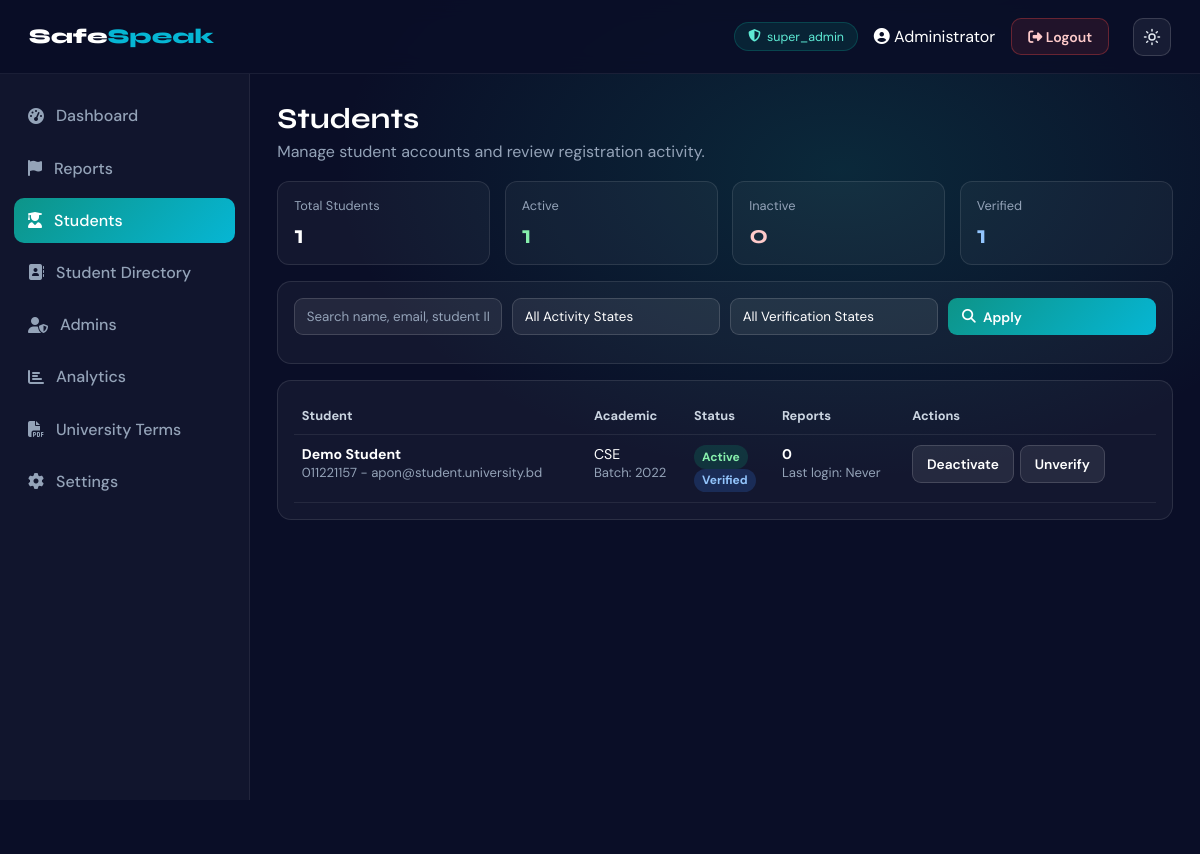
The app's page /frontend/admin/students.php (signed in) with its own data.
### tables this page shows
CREATE TABLE IF NOT EXISTS students (
    id INT AUTO_INCREMENT PRIMARY KEY,
    student_id VARCHAR(50) NOT NULL UNIQUE,
    full_name VARCHAR(255) NOT NULL,
    email VARCHAR(255) NOT NULL UNIQUE,
    password VARCHAR(255) NOT NULL,
    department VARCHAR(255) DEFAULT NULL,
    batch VARCHAR(50) DEFAULT NULL,
    institution VARCHAR(255) DEFAULT 'University',
    phone VARCHAR(20) DEFAULT NULL,
    is_active TINYINT(1) DEFAULT 1,
    is_verified TINYINT(1) DEFAULT 0,
    last_login DATETIME NULL,
    created_at TIMESTAMP DEFAULT CURRENT_TIMESTAMP,
    updated_at TIMESTAMP DEFAULT CURRENT_TIMESTAMP ON UPDATE CURRENT_TIMESTAMP
);

### frontend/admin/students.php (the view, shortened to what this page needs)
<?php
require_once __DIR__ . '/../../backend/includes/config.php';
require_once __DIR__ . '/_ui.php';
$db = getDB();
$search = trim((string) ($_GET['q'] ?? ''));
$where = [];
$whereSql = $where ? 'WHERE ' . implode(' AND ', $where) : '';
$perPage = 20;
$page = max(1, (int) ($_GET['page'] ?? 1));
$offset = ($page - 1) * $perPage;
$listSql = "
    SELECT
      s.*,
      COUNT(r.id) AS report_count
    FROM students s
    LEFT JOIN reports r ON r.student_id = s.id
    {$whereSql}
    GROUP BY s.id
    ORDER BY s.created_at DESC
    LIMIT :limit OFFSET :offset
";
$listStmt = $db->prepare($listSql);
$listStmt->bindValue(':limit', $perPage, PDO::PARAM_INT);
$listStmt->bindValue(':offset', $offset, PDO::PARAM_INT);
$listStmt->execute();
$students = $listStmt->fetchAll();
$summary = $db->query("
    SELECT
      COUNT(*) AS total_students,
      SUM(CASE WHEN is_active = 1 THEN 1 ELSE 0 END) AS active_students,
      SUM(CASE WHEN is_active = 0 THEN 1 ELSE 0 END) AS inactive_students,
      SUM(CASE WHEN is_verified = 1 THEN 1 ELSE 0 END) AS verified_students
    FROM students
")->fetch();
adminRenderHeader('Students', 'students');
adminRenderSubTitle('Manage student accounts and review registration activity.');
?>
<div class="grid space-bottom">
  <div class="stat-card">
    <div class="stat-label">Total Students</div>
    <div class="stat-value"><?= adminH((string) ($summary['total_students'] ?? 0)) ?></div>
  </div>
  <div class="stat-card">
    <div class="stat-label">Active</div>
    <div class="stat-value" style="color:#86efac;"><?= adminH((string) ($summary['active_students'] ?? 0)) ?></div>
  </div>
  <div class="stat-card">
    <div class="stat-label">Inactive</div>
    <div class="stat-value" style="color:#fecaca;"><?= adminH((string) ($summary['inactive_students'] ?? 0)) ?></div>
  </div>
  <div class="stat-card">
    <div class="stat-label">Verified</div>
    <div class="stat-value" style="color:#93c5fd;"><?= adminH((string) ($summary['verified_students'] ?? 0)) ?></div>
  </div>
</div>
<div class="panel space-bottom">
  <form method="GET">
    <div class="form-row">
      <input type="text" name="q" placeholder="Search name, email, student ID, department..." value="<?= adminH($search) ?>">
      <select name="active">
        <option value="">All Activity States</option>
      </select>
      <select name="verified">
        <option value="">All Verification States</option>
      </select>
      <button class="btn" type="submit"><i class="fas fa-search"></i> Apply</button>
    </div>
  </form>
</div>
<div class="panel">
  <div class="table-wrap">
    <table>
      <thead>
        <tr>
          <th>Student</th>
          <th>Academic</th>
          <th>Status</th>
          <th>Reports</th>
          <th style="min-width: 220px;">Actions</th>
        </tr>
      </thead>
      <tbody>
        <?php foreach ($students as $student): ?>
        <tr>
          <td>
            <strong><?= adminH($student['full_name']) ?></strong><br>
            <span class="muted"><?= adminH($student['student_id']) ?> - <?= adminH($student['email']) ?></span>
          </td>
          <td>
            <?= adminH($student['department'] ?: 'N/A') ?><br>
            <span class="muted">Batch: <?= adminH($student['batch'] ?: 'N/A') ?></span>
          </td>
          <td>
            <span class="chip <?= (int) $student['is_active'] === 1 ? 'resolved' : 'rejected' ?>">
              <?= (int) $student['is_active'] === 1 ? 'Active' : 'Inactive' ?>
            </span><br>
            <span class="chip <?= (int) $student['is_verified'] === 1 ? 'under_review' : 'pending' ?>">
              <?= (int) $student['is_verified'] === 1 ? 'Verified' : 'Unverified' ?>
            </span>
          </td>
          <td>
            <strong><?= adminH((string) $student['report_count']) ?></strong><br>
            <span class="muted">Last login: <?= adminH($student['last_login'] ? date('Y-m-d H:i', strtotime($student['last_login'])) : 'Never') ?></span>
          </td>
          <td>
            <div style="display:flex; gap:0.4rem; flex-wrap:wrap;">
              <form method="POST">
                <button class="btn secondary" type="submit"><?= (int) $student['is_active'] === 1 ? 'Deactivate' : 'Activate' ?></button>
              </form>
              <form method="POST">
                <button class="btn secondary" type="submit"><?= (int) $student['is_verified'] === 1 ? 'Unverify' : 'Verify' ?></button>
              </form>
            </div>
          </td>
        </tr>
        <?php endforeach; ?>
      </tbody>
    </table>
  </div>
</div>
<?php adminRenderFooter(); ?>

### frontend/admin/_ui.php (shortened to what this page needs)
<?php
if (!function_exists('adminH')) {
    function adminH($value) {
        return htmlspecialchars((string) $value, ENT_QUOTES, 'UTF-8');
    }
}
if (!function_exists('adminNavItems')) {
    function adminNavItems() {
        return [
            'dashboard' => ['href' => 'dashboard.php', 'icon' => 'fa-tachometer-alt', 'label' => 'Dashboard'],
            'reports'   => ['href' => 'reports.php',   'icon' => 'fa-flag',            'label' => 'Reports'],
            'students'  => ['href' => 'students.php',  'icon' => 'fa-user-graduate',   'label' => 'Students'],
        'student_directory' => ['href' => 'student_directory.php', 'icon' => 'fa-address-book', 'label' => 'Student Directory'],
            'admins'    => ['href' => 'admins.php',    'icon' => 'fa-user-shield',     'label' => 'Admins'],
            'analytics' => ['href' => 'analytics.php', 'icon' => 'fa-chart-bar',       'label' => 'Analytics'],
        'university_terms' => ['href' => 'university_terms.php', 'icon' => 'fa-file-pdf', 'label' => 'University Terms'],
            'settings'  => ['href' => 'settings.php',  'icon' => 'fa-cog',             'label' => 'Settings'],
        ];
    }
}
if (!function_exists('adminRenderHeader')) {
    function adminRenderHeader($title, $activeNav = '') {
        $title = adminH($title);
        $activeNav = (string) $activeNav;
        $adminName = adminH($_SESSION['admin_name'] ?? 'Administrator');
        $adminRole = adminH($_SESSION['admin_role'] ?? 'admin');
        $navItems = adminNavItems();
        echo <<<HTML
<!DOCTYPE html>
<html lang="en">
<head>
<title>{$title} - SafeSpeak</title>
<link rel="stylesheet" href="https://cdnjs.cloudflare.com/ajax/libs/font-awesome/6.4.0/css/all.min.css">
<link rel="stylesheet" href="../theme.css">
</head>
<body>
<div class="bg"></div>
<div class="page">
  <header class="admin-header">
    <a class="logo" href="../index.php">Safe<span>Speak</span></a>
    <div class="admin-info">
      <div class="admin-badge"><i class="fas fa-shield-alt"></i> {$adminRole}</div>
      <div><i class="fas fa-user-circle"></i> {$adminName}</div>
      <a href="../../backend/admin/logout.php" class="logout-btn"><i class="fas fa-sign-out-alt"></i> Logout</a>
    </div>
  </header>
  <div class="main-content">
    <nav class="sidebar">
      <div class="sidebar-nav">
HTML;
        foreach ($navItems as $key => $item) {
            $activeClass = $key === $activeNav ? 'active' : '';
            $href = adminH($item['href']);
            $icon = adminH($item['icon']);
            $label = adminH($item['label']);
            echo "<a href=\"{$href}\" class=\"nav-item {$activeClass}\"><i class=\"fas {$icon}\"></i> {$label}</a>";
        }
        echo <<<HTML
      </div>
    </nav>
    <main class="content">
      <h1 class="page-title">{$title}</h1>
HTML;
    }
}
if (!function_exists('adminRenderSubTitle')) {
    function adminRenderSubTitle($subtitle) {
        echo '<p class="page-subtitle">' . adminH($subtitle) . '</p>';
    }
}
if (!function_exists('adminRenderFooter')) {
    function adminRenderFooter() {
        $year = date('Y');
        echo <<<HTML
    </main>
  </div>
</div>
<footer style="padding:1rem;text-align:center;color:#94a3b8;border-top:1px solid rgba(255,255,255,0.08);">
  SafeSpeak Admin Panel - {$year}
</footer>
</body>
</html>
HTML;
    }
}

### records on screen
students: full_name "Demo Student", student "011221157", email "apon@student.university.bd", department "CSE", batch "2022", is_active "Active", is_verified "Verified", report_count "0", last_login "Never"

### other values on screen
$adminRole "super_admin"
$adminName "Administrator"
$label "Dashboard"
$label "Reports"
$label "Students"
$label "Student Directory"
$label "Admins"
$label "Analytics"
$label "University Terms"
$label "Settings"
$title "Students"
adminH($subtitle) "Manage student accounts and review registration activity."
adminH((string) ($summary['total_students'] ?? 0)) "1"
adminH((string) ($summary['active_students'] ?? 0)) "1"
adminH((string) ($summary['inactive_students'] ?? 0)) "0"
